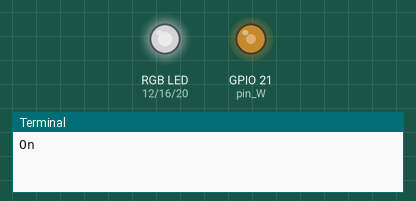
Simulated run of this program. Board: Raspberry Pi (BCM pin numbers). Shown: an RGB LED mixed from three pins (HIGH = lit), output pins drawn as LEDs (lit = HIGH), the last lines printed to the terminal. Dim RGB values are drawn brighter than linear. At 52.0 s the program stops and its outputs stay as they are.

Above: at 0.1 s.
At 10.1 s:
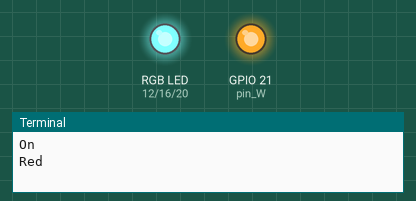
At 20.1 s:
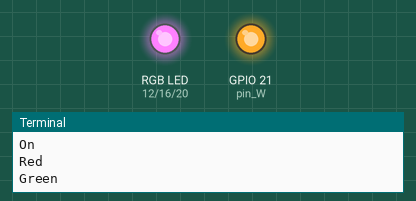
At 30.1 s:
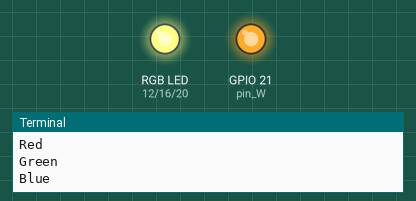
Timing chart, 0 to 31.6 s (numbered marks = the images above):
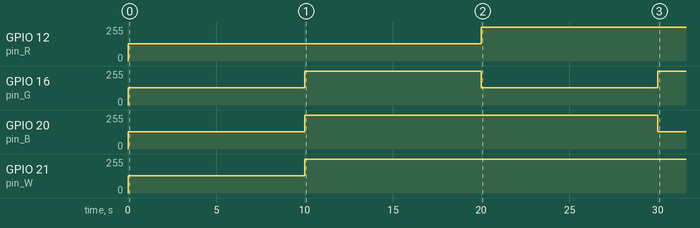

The program:

GrowLight-old.py
```python
'''
Class for the physical grow light
Manages PWM via the GPIO pins
Experiment settings are managed through the Light_Setting import
Author: Howard Webb
Date: 12/20/2020
'''

import RPi.GPIO as GPIO
from time import sleep
from PWM_Util import map

# Assignments of Raspberry Pi pins to color chanels
# There is no significance to which pins were chosen
# Board numbering
#pin_R = 32 # Red
#pin_B = 24 # Blue
#pin_G = 26 # Green
#pin_W = 22  # White
# BCM numbering
pin_R = 12 # Red
pin_B = 20 # Blue
pin_G = 16 # Green
pin_W = 21  # White

state = False


# Values are dimming.  0 = Full power, 100 = off, going from max power up to 100
OFF = 100


# Maximum (minimum PWM) setting for LED safety
# Do not change at risk of burning out LEDs

# PWM frequency - 100 cycles/second
FREQUENCY = 100

# Range of the visible spectrum - used for one of the tests
SPEC_LOW = 380
SPEC_HIGH = 750


class GrowLight(object):
    ''' Representation of the grow light panel
    '''

    def __init__(self):

        # maximum safe settings
        self.R_MAX = 0
        self.G_MAX = 50
        self.B_MAX = 5
        self.W_MAX = 0

        # standard setup of the GPIO pins
        GPIO.setwarnings(False)
        GPIO.setmode(GPIO.BCM)

        # Set up the pins for each chanel
        # Set pins for output
        GPIO.setup(pin_R, GPIO.OUT)
        GPIO.setup(pin_G, GPIO.OUT)
        GPIO.setup(pin_B, GPIO.OUT)
        GPIO.setup(pin_W, GPIO.OUT)
        # Pull the pins low
        GPIO.output(pin_R, GPIO.LOW)
        GPIO.output(pin_G, GPIO.LOW)
        GPIO.output(pin_B, GPIO.LOW)
        GPIO.output(pin_W, GPIO.LOW)
        # Set for PWM and ferquency for each chanel
        self.pwm_R = GPIO.PWM(pin_R, FREQUENCY)
        self.pwm_G = GPIO.PWM(pin_G, FREQUENCY)
        self.pwm_B = GPIO.PWM(pin_B, FREQUENCY)
        self.pwm_W = GPIO.PWM(pin_W, FREQUENCY)

        self.pwm_R.start(0)
        self.pwm_G.start(0)
        self.pwm_B.start(0)
        self.pwm_W.start(0)
        # Turn all lights off
        #print("off")
        self.set_lights(OFF, OFF, OFF, OFF)

    def __del__(self):
        self.end()


    def set_lights(self, r, g, b, w=OFF):
        # change the duty cycle of the RGBW light
        #print("Set", r, g, b, w)
        # don't accept setting with numeric value lower than MAX
        if r < self.R_MAX:
            r = self.R_MAX
        if g < self.G_MAX:
            g = self.G_MAX
        if b < self.B_MAX:
            b = self.B_MAX
        if w < self.W_MAX:
            w = self.W_MAX
        #print("Safe Set", r, g, b, w)
        self.pwm_R.ChangeDutyCycle(r)
        self.pwm_G.ChangeDutyCycle(g)
        self.pwm_B.ChangeDutyCycle(b)
        self.pwm_W.ChangeDutyCycle(w)


    def end(self):
        # turn off all the leds
        self.set_lights(OFF, OFF, OFF, OFF)
        self.pwm_R.stop()
        self.pwm_G.stop()
        self.pwm_B.stop()
        self.pwm_W.stop()
        GPIO.cleanup()

    def on(self):
        self.set_lights(50, 50, 50, 50)

    def off(self):
        self.set_lights(OFF, OFF, OFF, OFF)


def test():
    gl = GrowLight()
    print("On")
    gl.on()
    sleep(10)
    print("Red")
    gl.set_lights(50, OFF, OFF)
    sleep(10)
    print("Green")
    gl.set_lights(OFF, 50, OFF)
    sleep(10)
    print("Blue")
    gl.set_lights(OFF, OFF, 50)
    sleep(10)
    print("White")
    gl.set_lights(OFF, OFF, OFF, 50)
    sleep(10)
    #print("Red")
    #gl.set_lights(50, OFF, OFF)
    #sleep(100 )
    print("Off")

    gl.off()
    sleep(2)

if __name__ == "__main__":
        test()
```

PWM_Util.py
```python
'''
Utility function for the light

'''

def map(value, R1_Low, R1_High, R2_Low, R2_High):
    # map one range of numbers to another range
    # Used for RGB to PWM conversion (0-255, 100-0)
    # Used for Specturm to RGB (0-1, 0-255)
    y = (value-R1_Low)/(R1_High-R1_Low)*(R2_High-R2_Low) + R2_Low
    return y
```

Measured:
- by itself, GPIO 12 (pin_R): 0/255 → 128/255 at 0.00 s, → 255/255 20.0 s later
- by itself, GPIO 16 (pin_G): alternates 255/255 for 10.0 s and 128/255 for 10.0 s
- by itself, GPIO 20 (pin_B): 0/255 → 128/255 at 0.00 s, → 255/255 10.0 s later, → 128/255 20.0 s later
- by itself, GPIO 21 (pin_W): 0/255 → 128/255 at 0.00 s, → 255/255 10.0 s later
